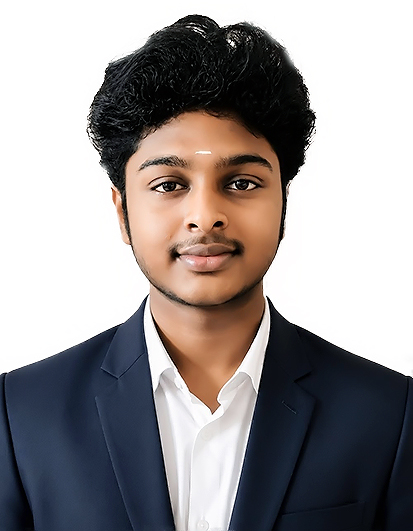
#> input picture ram.jpeg, 413 x 531 px
$ jupyter execute Sunglasses.ipynb
#> lines starting #> are read from the running program, lines starting #| are printed output that depends on the picture; after the words box and inside, x2 and y2 are one past the last pixel; in counts of white or black regions, pixels touching at a corner belong together
[cell 1]
# Step 1: Import required libraries
import cv2
import numpy as np
import matplotlib.pyplot as plt

[cell 2]
# Step 2: Load and display the face image
faceImage = cv2.imread('ram.jpeg')
#> faceImage is the input picture: shape (531, 413, 3); mean B, G, R 149.6, 149.4, 154.3

if faceImage is None:
    raise FileNotFoundError("Place ram.jpeg in the same folder as this notebook.")

print("Face image shape (height, width, channels):", faceImage.shape)
#| Face image shape (height, width, channels): (531, 413, 3)

plt.figure(figsize=(5, 7))
plt.imshow(cv2.cvtColor(faceImage, cv2.COLOR_BGR2RGB))
plt.title("Original Face")
plt.axis('off')
plt.show()

[cell 3]
# Step 3: Load and display the sunglasses image
glassImage = cv2.imread('glass.jpg', cv2.IMREAD_COLOR)
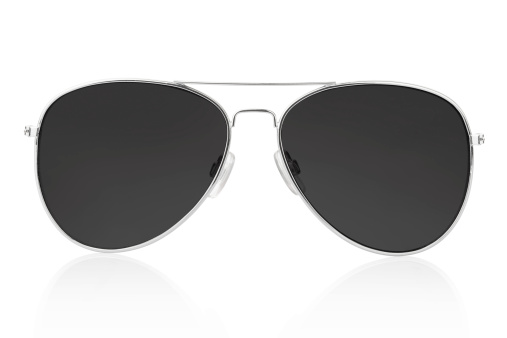
#> input picture glass.jpg, 507 x 338 px
#> glassImage is the input picture: shape (338, 507, 3); mean B, G, R 194.7, 194.7, 194.9

if glassImage is None:
    raise FileNotFoundError("Place glass.jpg in the same folder as this notebook.")

print("Sunglasses image shape (height, width, channels):", glassImage.shape)
#| Sunglasses image shape (height, width, channels): (338, 507, 3)

plt.figure(figsize=(7, 4))
plt.imshow(cv2.cvtColor(glassImage, cv2.COLOR_BGR2RGB))
plt.title("Original Sunglasses")
plt.axis('off')
plt.show()

[cell 4]
# Step 4: Crop the sunglasses and remove the white background using a soft alpha mask
# Crop out the large white margins and the reflection below the glasses.
glassCrop = glassImage[72:260, 20:490]
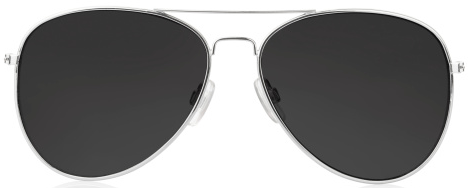
#> glassCrop: shape (188, 470, 3); mean B, G, R 139.5, 139.5, 139.8

# White background pixels become transparent.
# A soft transition helps preserve the light silver frame edges.
minChannel = glassCrop.min(axis=2).astype(np.float32)
maxChannel = glassCrop.max(axis=2).astype(np.float32)

glassAlpha = np.clip((248 - minChannel) / 38.0, 0.0, 1.0)
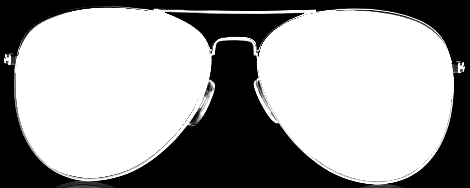
#> glassAlpha: shape (188, 470) float32; min 0, max 1, mean 0.627
whiteBackground = (minChannel > 246) & ((maxChannel - minChannel) < 12)
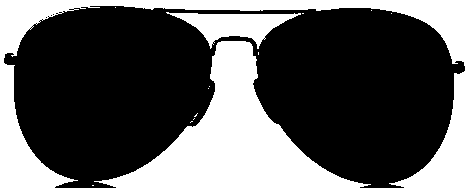
#> whiteBackground: shape (188, 470) bool; 35.2% white; 14 white regions (11 under 20 px), largest, box (x1, y1, x2, y2) and area: (0, 0, 470, 188) 14675, (94, 41, 371, 188) 14152, (166, 12, 301, 49) 2239
glassAlpha[whiteBackground] = 0.0
#> glassAlpha: shape (188, 470) float32; 0.11% of pixels changed, all inside (x1, y1, x2, y2) = (4, 6, 461, 186)

plt.figure(figsize=(10, 4))
plt.subplot(1, 2, 1)
plt.imshow(cv2.cvtColor(glassCrop, cv2.COLOR_BGR2RGB))
plt.title("Cropped Sunglasses")
plt.axis('off')

plt.subplot(1, 2, 2)
plt.imshow(glassAlpha, cmap='gray', vmin=0, vmax=1)
plt.title("Alpha Mask (white = visible)")
plt.axis('off')
plt.show()
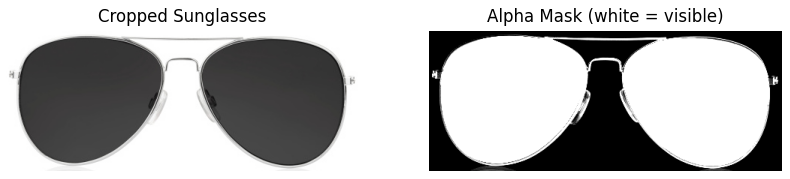
#> figure drawn by matplotlib, 2 panels

[cell 5]
# Step 5: Resize the sunglasses to fit the eyes more naturally
# Smaller width helps the glasses fit within the eye/temple area.
# Increase or decrease targetWidth slightly if needed.
targetWidth = 160
targetHeight = int(glassCrop.shape[0] * targetWidth / glassCrop.shape[1])
#> targetHeight = 64

glassBGR = cv2.resize(glassCrop, (targetWidth, targetHeight), interpolation=cv2.INTER_AREA)
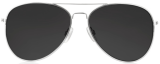
#> glassBGR: shape (64, 160, 3); mean B, G, R 139.5, 139.5, 139.8
glassAlpha = cv2.resize(glassAlpha, (targetWidth, targetHeight), interpolation=cv2.INTER_AREA)
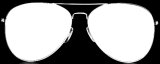
#> glassAlpha: shape (64, 160) float32; min 0, max 1, mean 0.627

print("Resized sunglasses (height, width):", glassBGR.shape[:2])
#| Resized sunglasses (height, width): (64, 160)

[cell 6]
# Step 6: Place the smaller sunglasses over the eyes and blend the pixels
# x1 moves the glasses left/right; y1 moves them up/down.
# These values are adjusted for ram.jpeg and the smaller 165-pixel width.
x1, y1 = 124, 158

h, w = glassBGR.shape[:2]
#> h = 64; w = 160
x2, y2 = x1 + w, y1 + h
#> x2 = 284; y2 = 222

if x1 < 0 or y1 < 0 or x2 > faceImage.shape[1] or y2 > faceImage.shape[0]:
    raise ValueError("Sunglasses placement is outside the face image. Adjust x1/y1 or targetWidth.")

faceWithGlasses = faceImage.copy()
roi = faceWithGlasses[y1:y2, x1:x2].astype(np.float32)
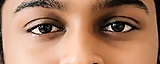
#> roi: shape (64, 160, 3) float32; mean B, G, R 104.3, 130.1, 173.6
alpha = glassAlpha[:, :, None].astype(np.float32)

blended = roi * (1 - alpha) + glassBGR.astype(np.float32) * alpha
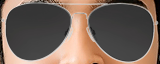
#> blended: shape (64, 160, 3) float32; mean B, G, R 88.6, 98.8, 116
faceWithGlasses[y1:y2, x1:x2] = np.clip(blended, 0, 255).astype(np.uint8)
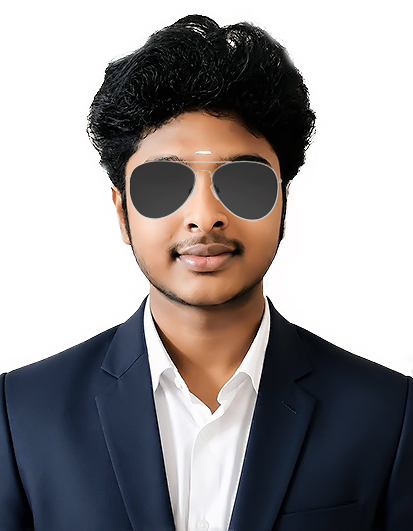
#> faceWithGlasses: shape (531, 413, 3); 3.15% of pixels changed, all inside (x1, y1, x2, y2) = (125, 160, 283, 222)

plt.figure(figsize=(6, 8))
plt.imshow(cv2.cvtColor(faceWithGlasses, cv2.COLOR_BGR2RGB))
plt.title("Face with Smaller Silver Aviator Sunglasses")
plt.axis('off')
plt.show()

[cell 7]
# Step 7: Compare the original and transformed images

plt.figure(figsize=(10, 6))

plt.subplot(1, 2, 1)
plt.imshow(cv2.cvtColor(faceImage, cv2.COLOR_BGR2RGB))
plt.title("Original Image")
plt.axis("off")

plt.subplot(1, 2, 2)
plt.imshow(cv2.cvtColor(faceWithGlasses, cv2.COLOR_BGR2RGB))
plt.title("Image with Sunglasses")
plt.axis("off")

plt.tight_layout()
plt.show()
